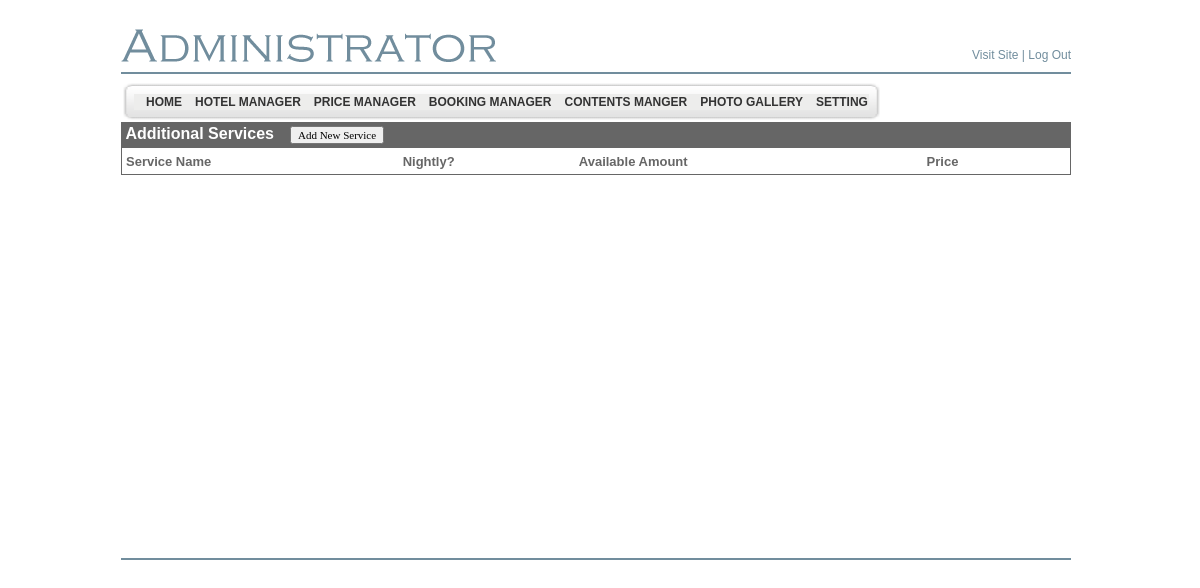
The app's page /LiculApartments/admin/extra_services_list.php (signed in), older data.
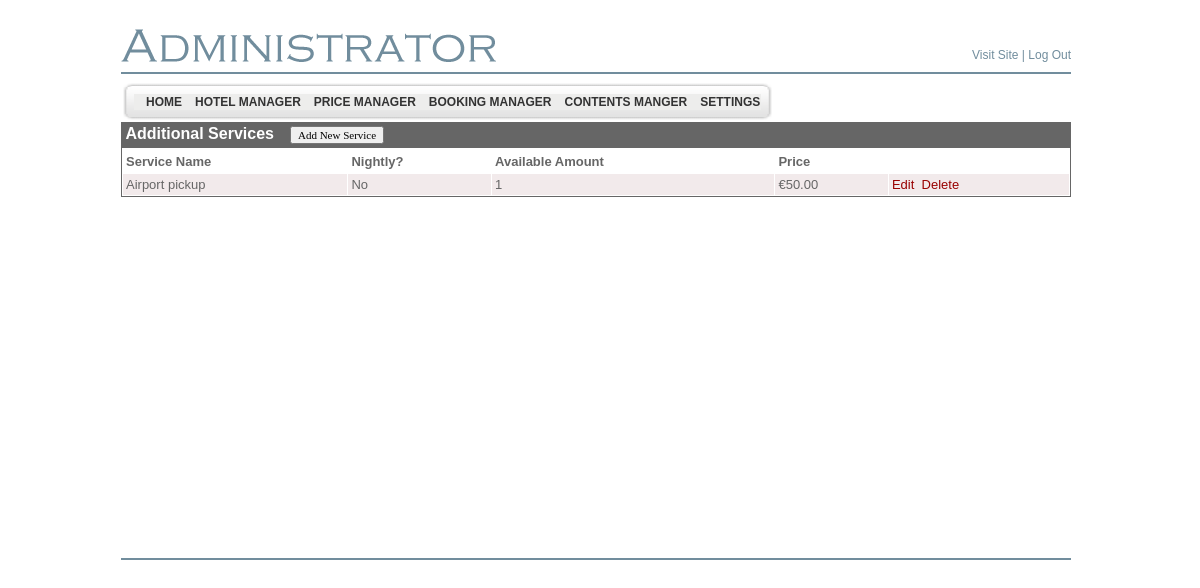
The same page, newer data.
### tables this page shows
CREATE TABLE `bsi_adminmenu` (
  `id` int(4) NOT NULL auto_increment,
  `name` varchar(200) NOT NULL default '',
  `url` varchar(200) default NULL,
  `menu_desc` varchar(200) NOT NULL default '',
  `parent_id` int(4) default '0',
  `status` enum('Y','N') default 'Y',
  `ord` int(5) NOT NULL default '0',
  `privileges` int(11) NOT NULL,
  PRIMARY KEY  (`id`),
  UNIQUE KEY `kid` (`name`,`parent_id`)
);

CREATE TABLE `bsi_extra_services` (
  `id` int(11) NOT NULL auto_increment,
  `service_name_en` varchar(500) default NULL,
  `service_name_hr` varchar(500) default NULL,
  `service_name_de` varchar(500) default NULL,
  `service_name_it` varchar(500) default NULL,
  `is_nightly` tinyint(1) NOT NULL,
  `max_available` int(10) default NULL,
  `price` decimal(10,2) default NULL,
  PRIMARY KEY  (`id`)
);

### LiculApartments/includes/SystemConfiguration.class.php (called while the page is built, shortened)
<?php
class SystemConfiguration
{
	private $config = array();
	private static $timeZoneKey = "conf_hotel_timezone";
	private static $currencySymbolKey = "conf_currency_symbol";
	private static $currencyBeforeAmountKey = "conf_currency_before_amount";
	private static $decimalSeparatorSymbolKey = "conf_decimal_symbol";
	private static $thousandSeparatorSymbolKey = "conf_thousand_symbol";
	public function __construct($fetchFromDb = true)
	{
		if ($fetchFromDb)
		{
			$selectQuery = mysql_query ("SELECT IFNULL(conf_key, false) AS conf_key, IFNULL(conf_value,false) AS conf_value FROM bsi_configure");
			while ($currentRow = mysql_fetch_assoc($selectQuery))
			{
				if ($currentRow["conf_key"])
				{
					if ($currentRow["conf_value"])
					{
						$this->config[trim ($currentRow["conf_key"])] = trim($currentRow["conf_value"]);
					}
					else
					{
						$this->config[trim($currentRow["conf_key"])] = false;
					}
				}
			}
			date_default_timezone_set($this->config[SystemConfiguration::$timeZoneKey]);
		}
	}
	public function getCurrencySymbol()
    {
        return $this->config[SystemConfiguration::$currencySymbolKey];
    }
	public function istCurrencyBeforeAmount()
    {
        return intval($this->config[SystemConfiguration::$currencyBeforeAmountKey]) == 1;
    }
	public function getDecimalPoint()
    {
        return $this->config[SystemConfiguration::$decimalSeparatorSymbolKey];
    }
	public function getThousandSeparator()
    {
        return $this->config[SystemConfiguration::$thousandSeparatorSymbolKey];
    }
	public function formatCurrency($amount)
    {
		$amount = floatval($amount);
		if ($this->istCurrencyBeforeAmount())
		{
			return $this->getCurrencySymbol() . number_format($amount, 2 , $this->getDecimalPoint(), $this->getThousandSeparator());
		}
		return number_format($amount, 2 , $this->getDecimalPoint(), $this->getThousandSeparator()) . $this->getCurrencySymbol();
    }
}
$systemConfiguration = new SystemConfiguration();
?>

### LiculApartments/admin/extra_services_list.php (the view, shortened to what the changed rows need)
<?php
include_once ("../includes/SystemConfiguration.class.php");
include ("header.php");
global $systemConfiguration;
?>
</td>
</tr>
<tr>
	<td height="400" valign="top" align="left">
		<table align="left" width="100%" border="0" cellspacing="0" cellpadding="0">
			<tr>
				<td align="left" valign="top">
					<table width="100%" cellspacing="1" border="0" cellpadding="3"
						style="border: solid 1px #666666" bordercolor="#666666">
						<?php
							$extraServicesQuery = mysql_query ("SELECT * from bsi_extra_services order by id");
							while ($extraServiceRow = mysql_fetch_assoc ($extraServicesQuery))
							{
								echo '<tr class="odd" bgcolor="#f2eaeb">' . "\n";
								echo '	<td align="left"><font color="#666666" face="Verdana, Arial, Helvetica, sans-serif" size="2">' . htmlentities($extraServiceRow['service_name_en']) . '</font></td>' . "\n";
								echo '	<td align="left"><font color="#666666" face="Verdana, Arial, Helvetica, sans-serif" size="2">' . (intval($extraServiceRow['is_nightly']) == 1 ? 'Yes' : 'No') . '</font></td>' . "\n";
								$maxAvailable = intval($extraServiceRow['max_available']);
								echo '	<td align="left"><font color="#666666" face="Verdana, Arial, Helvetica, sans-serif" size="2">' . $maxAvailable . '</font></td>' . "\n";
								echo '	<td align="left"><font color="#666666" face="Verdana, Arial, Helvetica, sans-serif" size="2">' . $systemConfiguration->formatCurrency($extraServiceRow['price']) . '</font></td>' . "\n";
								echo '	<td align="left"><font color="#666666" face="Verdana, Arial, Helvetica, sans-serif" size="2"><a href="extra_services_add_edit.php?id=' . $extraServiceRow['id'] . '" style="text-decoration:none"><font color="#990000"  face="Verdana, Arial, Helvetica, sans-serif" size="2">Edit</a>&nbsp;&nbsp;<a href="extra_services_delete.php?id=' . $extraServiceRow['id'] . '" onclick = "if (! confirm(\'Are you sure?\')) { return false; }" style="text-decoration:none"><font color="#990000"  face="Verdana, Arial, Helvetica, sans-serif" size="2">Delete</a></font></td>' . "\n";
								echo "</tr>\n";
							}
						?>
					</table>
				</td>
			</tr>
		</table>
		<br />
	</td>
</tr>
</table>
</body>
</html>

### LiculApartments/admin/header.php (shortened to what the changed rows need)
<!DOCTYPE html PUBLIC "-//W3C//DTD XHTML 1.0 Transitional//EN" "http://www.w3.org/TR/xhtml1/DTD/xhtml1-transitional.dtd">
<html xmlns="http://www.w3.org/1999/xhtml">
<head>
	<link href="style.css" rel="stylesheet" type="text/css" />
	<link href="style1.css" rel="stylesheet" type="text/css">
</head>
<body>
<table align="center" width="950" border="0" cellspacing="0" cellpadding="0">
	<tr>
		<td align="left">
		<table border="0" style="background-image: url(images/menu_tile.gif);"
			cellspacing="0" cellpadding="0">
			<tr>
				<td align="left" class="bodytext8pt">
				<div class="sample1">
				<div class="horz_menu">
<?php
$sql_parent = mysql_query("select * from bsi_adminmenu where parent_id=0 and status='Y' order by ord");
while ($row_parent = mysql_fetch_array($sql_parent))
{
	echo "<a id=\"" . $row_parent[0] . "\"      href=\"" . $row_parent[2] . "\">&nbsp;&nbsp;&nbsp;" . $row_parent[1] . "</a>";
}
?>
<br clear="both" />
				</div>
</div>
				</td>
			</tr>
		</table>

Row changes from the older to the newer data that the page shows:
no longer on this page (row edited): bsi_adminmenu: name "PHOTO GALLERY"
changed bsi_adminmenu: name "SETTING" → "SETTINGS"
added bsi_extra_services: service_name_en "Airport pickup", is_nightly "No", max_available "1", price "€50.00"
